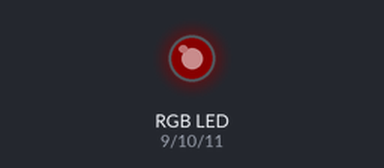
Bench run of a sketch on a simulated Arduino Uno, built with avr-gcc and run on an emulated ATmega328P. Parts: an RGB LED mixed from three pins (HIGH = lit). Dim RGB values are drawn brighter than linear.

Above: at 0.15 s.
At 4.95 s:
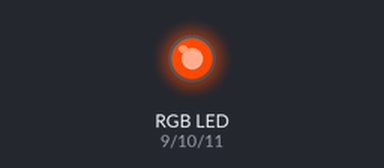
At 10.05 s:
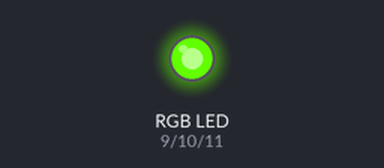
At 19.96 s:
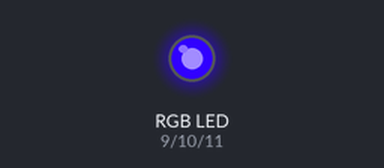
At 29.88 s:
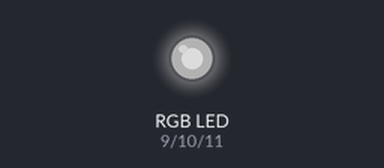
At 39.79 s:
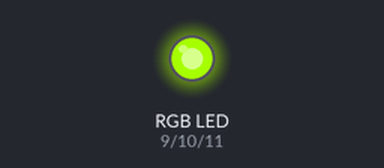
Timing chart, 0 to 40.0 s (numbered marks = the images above):
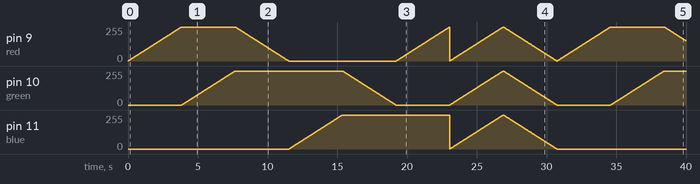

The sketch:

labDay2_3.ino
```cpp
#define red 9
#define green 10
#define blue 11

int x;

void playUp(int pin){
  for (x=0;x<=255;x++){
    analogWrite(pin,x);
    delay(15);
  }
}

void playDown(int pin){
  for (x=255;x>=0;x--){
    analogWrite(pin,x);
    delay(15);
  }
}

void playUp3(){
  for (x=0;x<=255;x++){
    analogWrite(red,x);
    analogWrite(green,x);
    analogWrite(blue,x);
    delay(15);
  }
}

void playDown3(){
  for (x=255;x>=0;x--){
    analogWrite(red,x);
    analogWrite(green,x);
    analogWrite(blue,x);
    delay(15);
  }
}

void setup() {
  Serial.begin(115200);
}

void loop() {
  playUp(red);
  playUp(green);
  playDown(red);
  playUp(blue);
  playDown(green);
  playUp(red);
  playUp3();
  playDown3();

}
```
